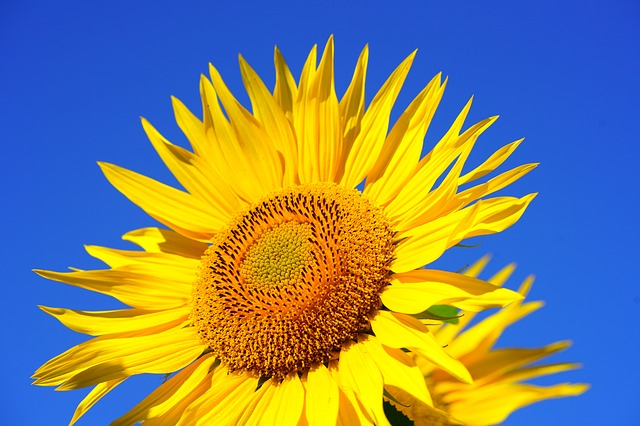
#> input picture RGB.jpg, 640 x 426 px
$ python Segment_Thresholding.py
#> lines starting #> are read from the running program, lines starting #| are printed output that depends on the picture; after the words box and inside, x2 and y2 are one past the last pixel; in counts of white or black regions, pixels touching at a corner belong together
import cv2
import numpy as np
img=cv2.imread("RGB.jpg",0)
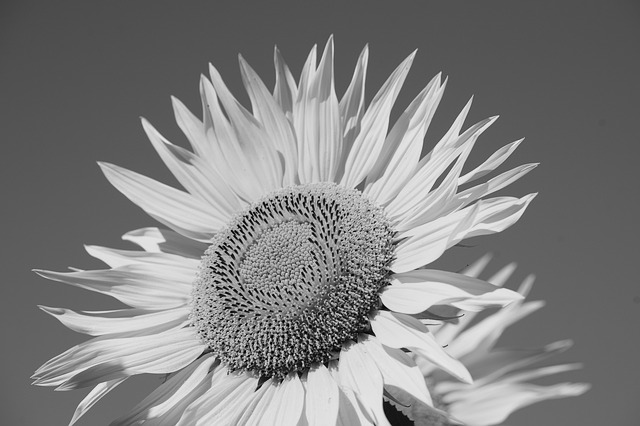
#> img: shape (426, 640); min 0, max 245, mean 128.4
max=img.max()
#> max = 245
min=img.min()
#> min = 0
#| Max Pixel: 245
#| Min Pixel: 0
#> the answer given: 3
def thresholdsegmentation(img,thres):
#> called with thres = 3
    x,y=img.shape
#> x = 426; y = 640
    out_img=np.zeros_like(img)
    for i in range(0,x):
        for j in range(0,y):
            if img[i][j]<=thres :
                out_img[i][j]=255
            else:
                out_img[i][j]=0
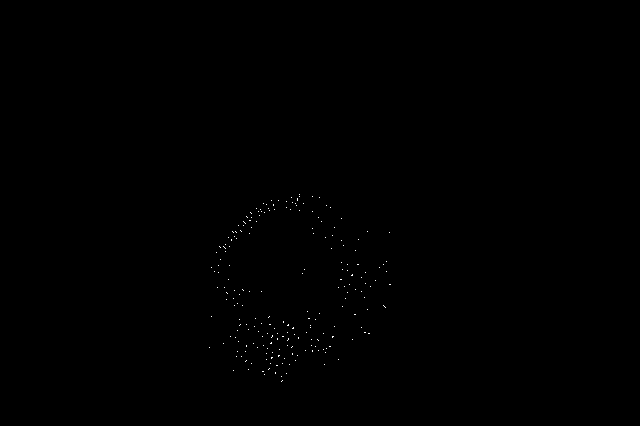
#> out_img: shape (426, 640); 0.1% white in thin lines or dots, all inside (x1, y1, x2, y2) = (209, 194, 391, 382)

    cv2.imshow("Output Image",out_img)
print("Max Pixel:",max)
print("Min Pixel:",min)
thres=int(input("Enter thresold value"))
thresholdsegmentation(img,thres)
cv2.waitKey(0)
cv2.destroyAllWindows()

$ run again, with Boro.jpg copied over RGB.jpg
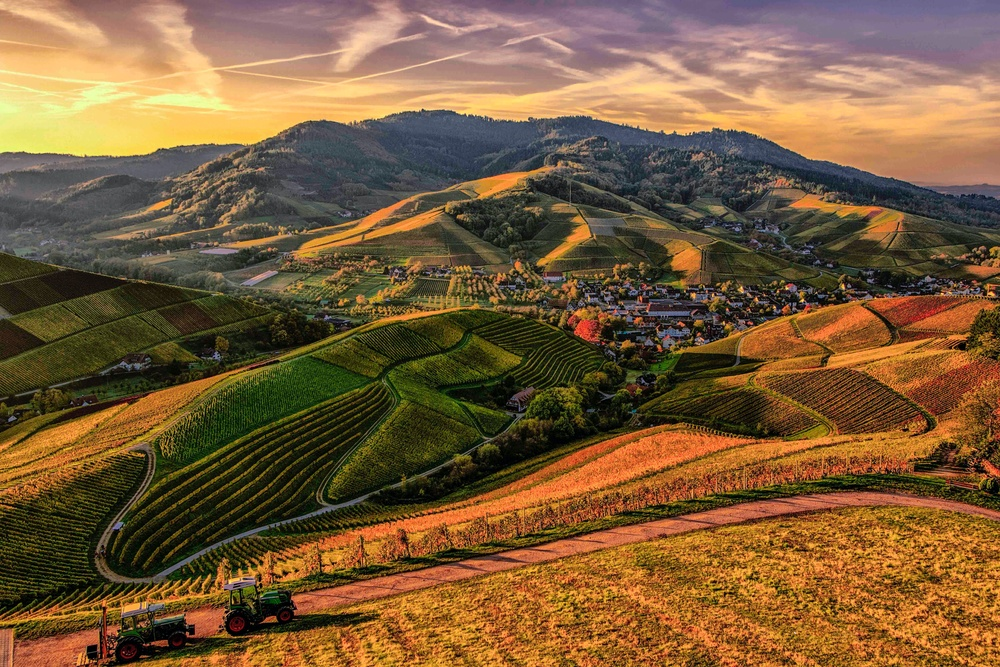
#> input picture Boro.jpg, 1000 x 667 px, shrunk from 5472 x 3648 before the run
#> `img=cv2.imread("RGB.jpg",0)`:
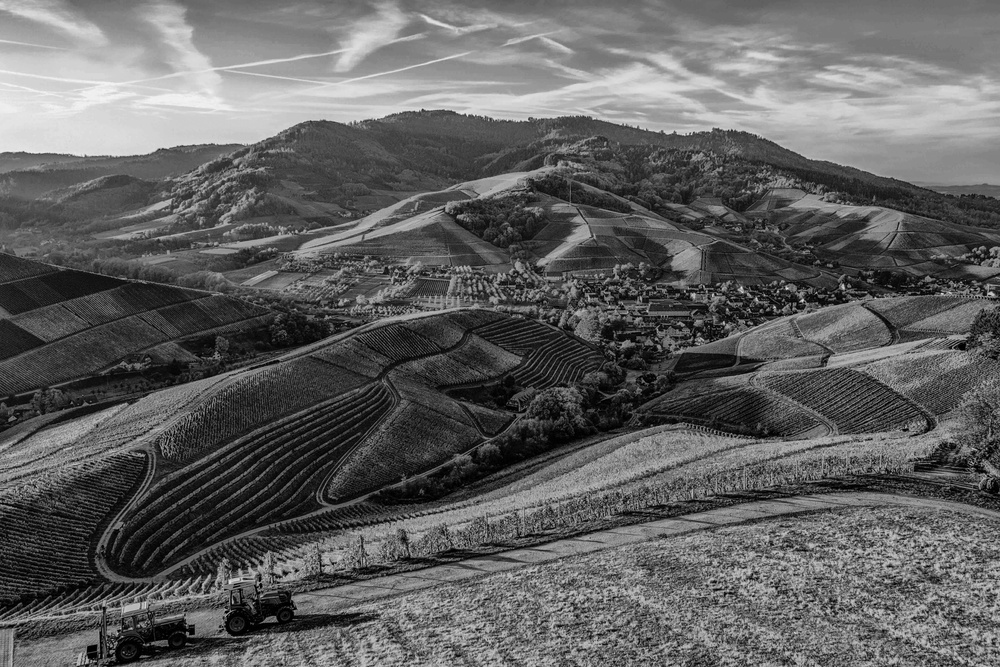
#> img: shape (667, 1000); min 0, max 245, mean 97.1
#> max = 245
#> min = 0
#| Max Pixel: 245
#| Min Pixel: 0
#> after the loop in thresholdsegmentation, `for i in range(0,x):`:
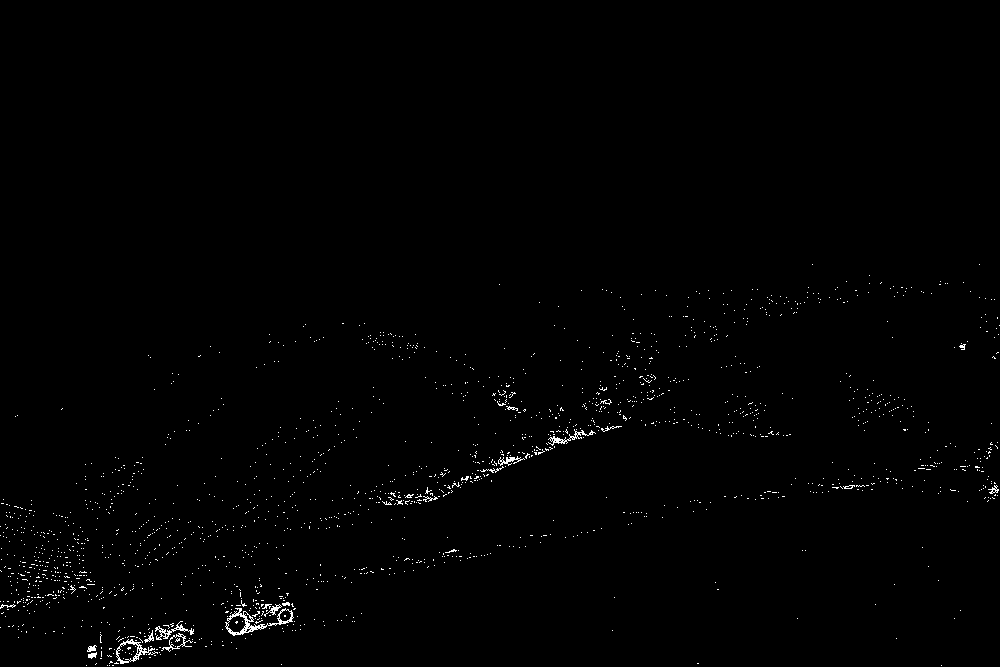
#> out_img: shape (667, 1000); 0.72% white in thin lines or dots, all inside (x1, y1, x2, y2) = (0, 264, 1000, 666)
